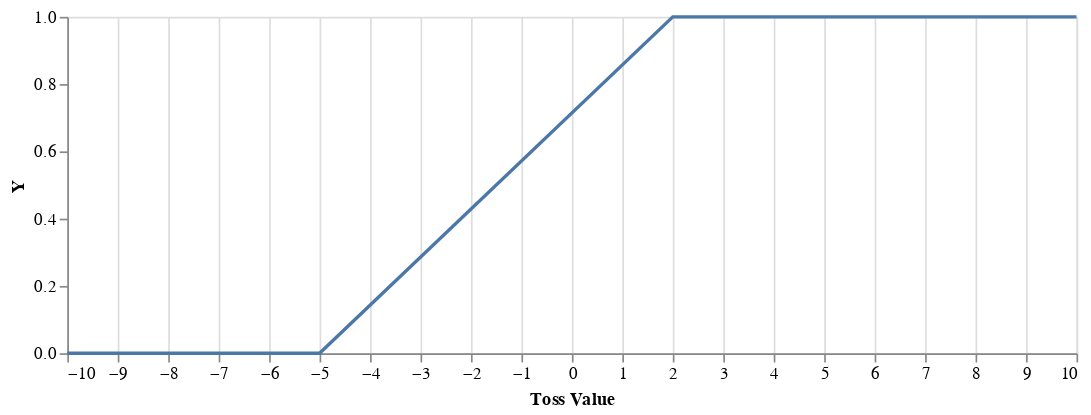

The cell this chart's notebook holds for it:
### Code cell
vlShow $ linePlot xs labels

### Figure 1 — Vega-Lite specification as saved in the notebook (floating-point values rounded to 4 significant figures)
{"$schema": "https://vega.github.io/schema/vega-lite/v2.json", "config": {"axis": {"domainWidth": 1}, "selection": {"single": {"on": "dblclick"}}}, "data": {"values": [{"X": -10, "Y": 0}, {"X": -5, "Y": 0}, {"X": 2, "Y": 1}, {"X": 6, "Y": 1}, {"X": 10, "Y": 1}]}, "description": "Logistic Regression", "encoding": {"x": {"axis": {"grid": true, "title": "Toss Value"}, "field": "X", "type": "quantitative"}, "y": {"axis": {"grid": false}, "field": "Y", "type": "quantitative"}}, "height": 200, "mark": "line", "width": 600}
